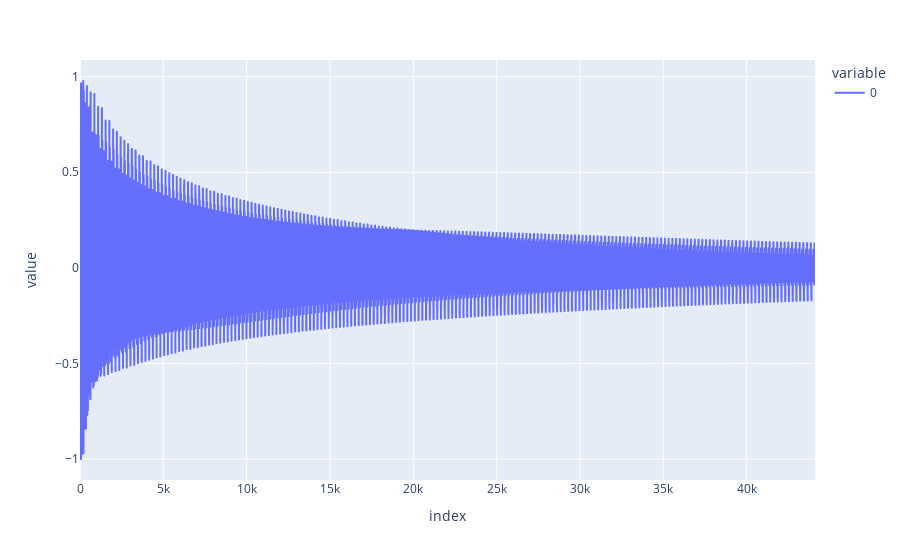

The code cell stored with this chart in its notebook:
### Code cell
# This is the actual wave-form of the sound. It is exactly one second of audio.
px.line(hit_reg.render())

### Figure 1 — Plotly figure (JSON) as saved in the notebook; plotly's stock layout.template omitted (floating-point values rounded to 4 significant figures; data arrays with more than 128 entries replaced by an {"elided": "..."} marker saying what was removed)
{"data": [{"hovertemplate": "variable=0<br>index=%{x}<br>value=%{y}<extra></extra>", "legendgroup": "0", "line": {"color": "#636efa", "dash": "solid"}, "mode": "lines", "name": "0", "showlegend": true, "type": "scattergl", "x": {"elided": "44100 int values"}, "xaxis": "x", "y": {"elided": "44100 float values"}, "yaxis": "y"}], "layout": {"autosize": true, "legend": {"title": {"text": "variable"}, "tracegroupgap": 0}, "margin": {"t": 60}, "xaxis": {"anchor": "y", "autorange": true, "domain": [0, 1], "range": [0, 44099], "title": {"text": "index"}, "type": "linear"}, "yaxis": {"anchor": "x", "autorange": true, "domain": [0, 1], "range": [-1.109, 1.087], "title": {"text": "value"}, "type": "linear"}}}
